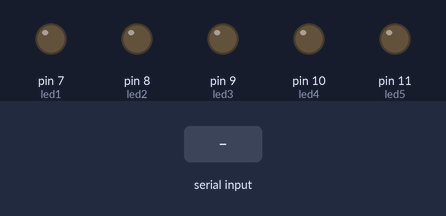
Bench run of a sketch on a simulated Arduino Uno, built with avr-gcc and run on an emulated ATmega328P. On the bench: output pins drawn as LEDs (lit = HIGH). The inputs (shaded band) are chosen by the test bench.

Above: at 1.2 s.
1.3 s: "a" received over Serial
At 2.5 s:
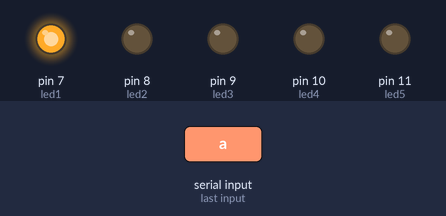
2.8 s: "b" received over Serial
At 3.7 s:
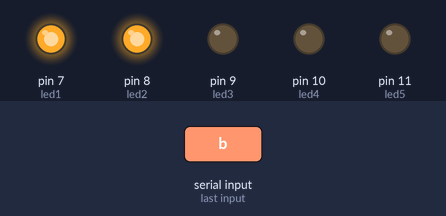
4.3 s: "c" received over Serial
At 4.9 s:
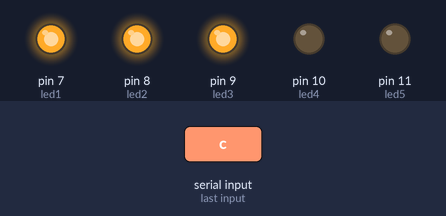
5.8 s: "d" received over Serial
At 7.0 s:
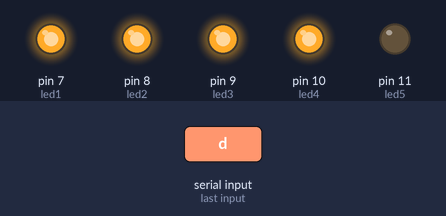
7.3 s: "e" received over Serial
At 8.4 s:
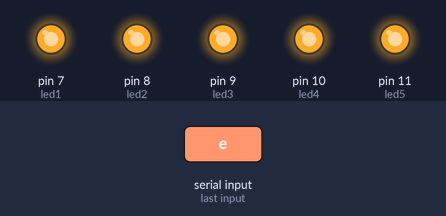
8.8 s: "1" received over Serial
At 9.5 s:
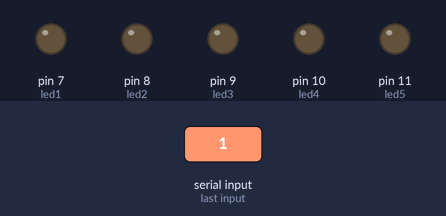
Timing chart, 0 to 11.3 s (numbered marks = the images above; inputs shaded):
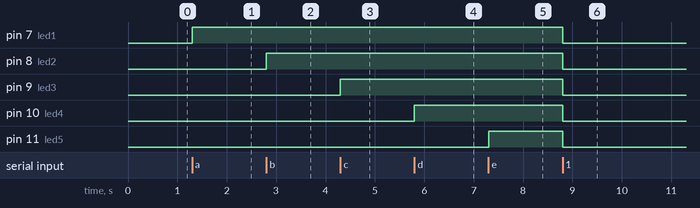

The sketch:

exercise6_readfromserial.ino
```cpp
// registering pins for LEDS on breadboard
int led1 = 7;
int led2 = 8;
int led3 = 9;
int led4 = 10;
int led5 = 11;

void setup() {
  pinMode(led1, OUTPUT);
  pinMode(led2, OUTPUT);
  pinMode(led3, OUTPUT);
  pinMode(led4, OUTPUT);
  pinMode(led5, OUTPUT);
  Serial.begin(9600);
}

void loop() {
  if (Serial.available()){
    char ch = Serial.read();
    switch (ch){
      case 97: // if input is 'a'
        digitalWrite(led1,HIGH);
      break;
      case 98: // if input is 'b'
        digitalWrite(led2,HIGH);
      break;
      case 99: // if input is 'c'
        digitalWrite(led3,HIGH);
      break;
      case 100: // if input is 'd'
        digitalWrite(led4,HIGH);
      break;
      case 101: // if input is 'e'
        digitalWrite(led5,HIGH);
      break;
      default: // if input is anything else
        digitalWrite(led1,LOW);
        digitalWrite(led2,LOW);
        digitalWrite(led3,LOW);
        digitalWrite(led4,LOW);
        digitalWrite(led5,LOW);
      break;

    }
  }
}
```

Measured:
- after the input at 1.3 s, pin 7 (led1): LOW → HIGH at once
- after the input at 2.8 s, pin 8 (led2): LOW → HIGH at once
- after the input at 4.3 s, pin 9 (led3): LOW → HIGH at once
- after the input at 5.8 s, pin 10 (led4): LOW → HIGH at once
- after the input at 7.3 s, pin 11 (led5): LOW → HIGH at once
- after the input at 8.8 s, pin 7 (led1), pin 8 (led2), pin 9 (led3), pin 10 (led4), pin 11 (led5): HIGH → LOW at once
